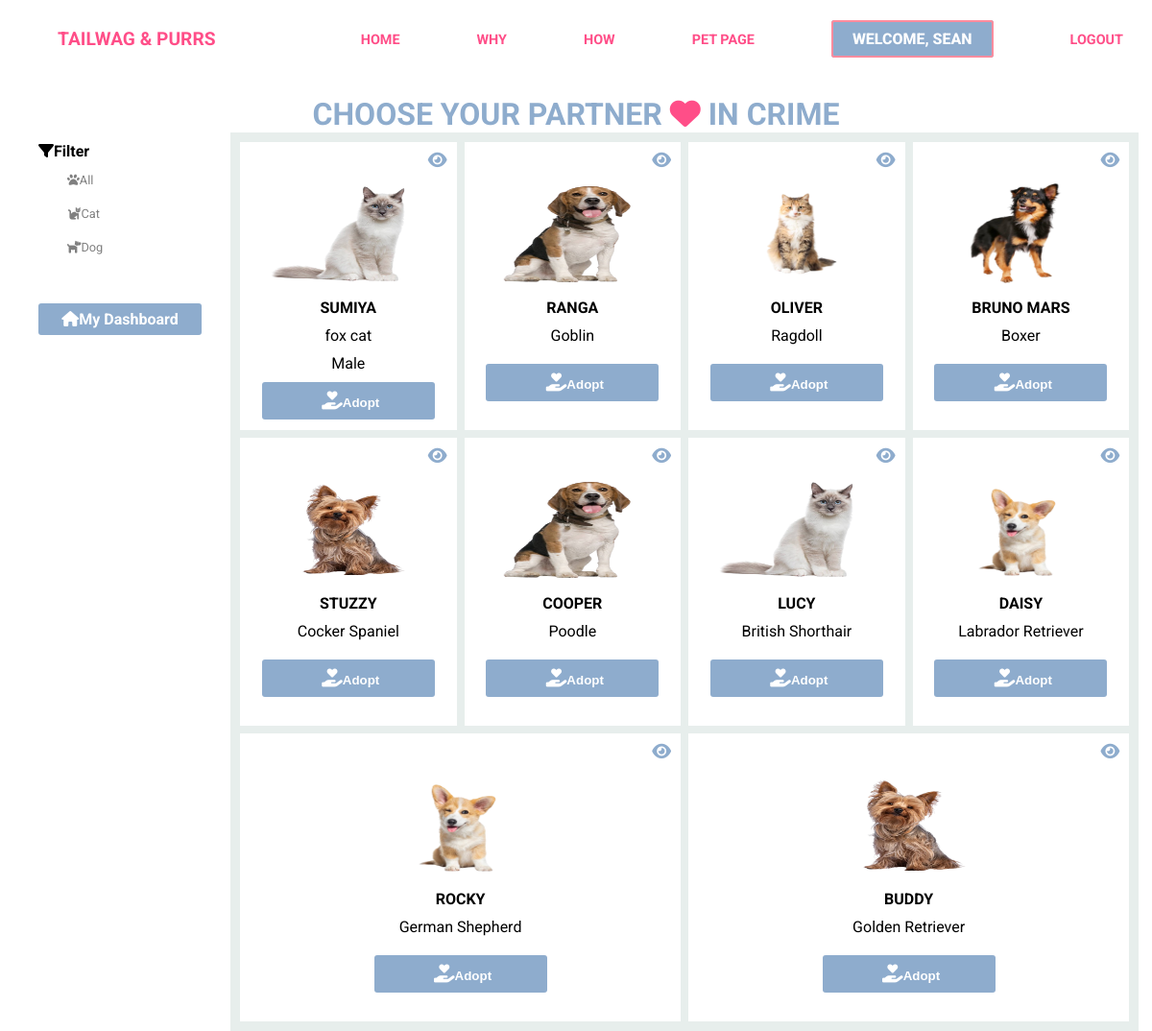
Page /pages/pet-page.php (signed in) on the committed database.
### tables this page shows
CREATE TABLE `pets` (
  `id` int(11) NOT NULL,
  `pet_name` varchar(50) DEFAULT NULL,
  `pet_type` varchar(255) NOT NULL,
  `pet_breed` varchar(50) DEFAULT NULL,
  `pet_sex` varchar(255) NOT NULL,
  `pet_age` varchar(255) DEFAULT NULL,
  `pet_description` varchar(255) NOT NULL,
  `pet_condition` varchar(255) NOT NULL,
  `pet_status` enum('available','waiting','approved') DEFAULT 'available',
  `image` varchar(255) NOT NULL
);

### pages/pet-page.php (the view, shortened to what this page needs)
<?php
include 'database/database.php';
$category = isset($_GET['category']) ? $_GET['category'] : 'all';
if($category == 'dog'){
    $sql = "SELECT * FROM pets WHERE pet_type = 'Dog' AND pet_status = 'available'";
} else if($category == 'cat'){
    $sql = "SELECT * FROM pets WHERE pet_type = 'Cat' AND pet_status = 'available'";
} else {
    $sql = "SELECT * FROM pets WHERE pet_status = 'available' ORDER BY id DESC";
}
$result = mysqli_query($conn,$sql);
?>
<!DOCTYPE html>
<html lang="en">
<head>
    <link rel="stylesheet" href="css/style.css">
    <link rel="stylesheet" href="https://cdnjs.cloudflare.com/ajax/libs/font-awesome/6.6.0/css/all.min.css" />
</head>
<body>
    <div class="container">
       <?php include 'partials/header.php'; ?>
        <div class="hero">
            <div class="pet-section">
                <h1>Choose your partner <i class="fa-solid fa-heart"></i> in crime</h1>
                <div class="pet-container">
                    <div class="pet-row category">
                        <h4><i class="fa-solid fa-filter"></i>Filter</h4>
                        <ul class="category-choices">
                            <li>
                                <a href="index.php?page=pet-page&category=all"><i class="fa-solid fa-paw"></i>All</a>
                            </li>
                            <li>
                                <a href="index.php?page=pet-page&category=cat"><i class="fa-solid fa-cat"></i>Cat</a>
                            </li>
                            <li>
                                <a href="index.php?page=pet-page&category=dog"><i class="fa-solid fa-dog"></i>Dog</a>
                            </li>
                        </ul>
                        <div class="user-dashboard">
                        <a href="index.php?page=user-dashboard"><i class="fa-solid fa-house"></i>My Dashboard</a>
                        </div>
                    </div>
                    <div class="pet-row pet-list">
                        <?php if(mysqli_num_rows($result) > 0 ):?>
                        <div class="pet-list-container">
                         <?php while($row = mysqli_fetch_assoc($result)) :?>
                            <div class="pet-card-list">
                                <div class="view-link">
                                    <a href="index.php?page=view&id=<?= $row['id']; ?>"><i class="fa-solid fa-eye"></i></a>
                                </div>
                                <div class="pet-image">
                                    <img src="image/pets/<?= $row['image']; ?>" alt="">
                                </div>
                                <div class="pet-details">
                                    <p><?= $row['pet_name']; ?></p>
                                    <p><?= $row['pet_breed']; ?></p>
                                    <p><?= $row['pet_sex']; ?></p>
                                    <div class="adapt-button">
                                    <form method="POST" action="index.php?page=adopt">
                                        <div class="adapt-btn">
                                        <button type="submit" name="adopt"><i class="fa-solid fa-hand-holding-heart"></i>Adopt</button>
                                        </div>
                                    </form>
                                    </div>
                                </div>
                            </div>
                          <?php endwhile; ?>
                            </div>
                            <?php else :?>
                                <p>No data found!</p>
                                <?php endif; ?>
                        </div>
                    </div>
                </div>
            </div>
        </div>
</body>
</html>

### css/style.css (style rules this page uses)
* { margin: 0; padding: 0; box-sizing: border-box; scroll-behavior: smooth; }
body { font-family: "Roboto", sans-serif; scroll-behavior: smooth; }
.container { width: 95%; margin-right: 2.5%; margin-left: 2.5%; }
.hero { width: 100%; height: 100vh; }
.pet-section { padding-top: 100px; }
.pet-section h1 { text-align: center; text-transform: uppercase; font-weight: bold; color: #8EACCD; }
.pet-section h1 i { color: #FF4E88; }
.category { background-color: white; width: 15%; padding: 10px; position: fixed; z-index: 999; height: 100vh; }
.category-choices { list-style: none; margin-left: 30px; margin-top: 10px; display: flex; flex-direction: column; gap: 1rem; }
.category-choices a { text-decoration: none; color: grey; font-size: .8rem; transition: .3s; cursor: pointer; }
.pet-list-container { display: flex; align-items: center; flex-wrap: wrap; gap: .5rem; width: 83%; position: relative; left: 210px; background-color: #e7eeec; padding: 10px; }
.pet-card-list .view-link { text-align: right; padding: 10px; }
.pet-card-list .view-link i { color: #8EACCD; text-decoration: none; font-size: 1.1rem; cursor: pointer; }
.pet-list-container .pet-card-list { flex: 1 0 200px; width: 200px; height: 300px; background-color: white; }
.pet-card-list .pet-image { text-align: center; }
.pet-card-list .pet-image img { width: 180px; height: 110px; }
.pet-details { padding: 10px; text-align: center; display: flex; flex-direction: column; gap: 10px; }
.pet-details p:nth-child(1) { font-weight: bold; text-transform: uppercase; }
.pet-details .adapt-button button[type="submit"] { background-color: #8EACCD; cursor: pointer; transition: .3s; width: 180px; border: none; padding: 10px; border-radius: 3px; color: white; font-weight: bold; }
.pet-details .adapt-button button i { font-size: 1.2rem; padding-left: 5px; color: white; }
.user-dashboard { margin-top: 50px; background-color: #8EACCD; padding: 7px; width: 170px; text-align: center; transition: .3s; border-radius: 3px; }
.user-dashboard a { color: white; text-decoration: none; font-weight: bold; }

### rows in the picture
pets: image (picture), pet_name "SUMIYA", pet_breed "fox cat", pet_sex "Male"
pets: image (picture), pet_name "RANGA", pet_breed "Goblin"
pets: image (picture), pet_name "OLIVER", pet_breed "Ragdoll"
pets: image (picture), pet_name "BRUNO MARS", pet_breed "Boxer"
pets: image (picture), pet_name "STUZZY", pet_breed "Cocker Spaniel"
pets: image (picture), pet_name "COOPER", pet_breed "Poodle"
pets: image (picture), pet_name "LUCY", pet_breed "British Shorthair"
pets: image (picture), pet_name "DAISY", pet_breed "Labrador Retriever"
pets: image (picture), pet_name "ROCKY", pet_breed "German Shepherd"
pets: image (picture), pet_name "BUDDY", pet_breed "Golden Retriever"

### other values in the picture
$_SESSION['user_username'] "SEAN"
